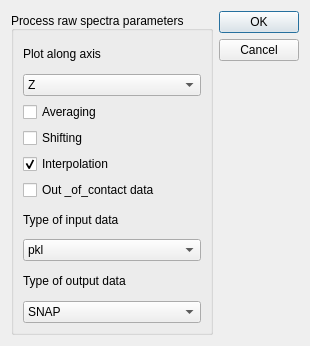
<?xml version="1.0" encoding="UTF-8"?>
<ui version="4.0">
 <class>Dialog</class>
 <widget class="QDialog" name="Dialog">
  <property name="geometry">
   <rect>
    <x>0</x>
    <y>0</y>
    <width>298</width>
    <height>346</height>
   </rect>
  </property>
  <property name="windowTitle">
   <string>Dialog</string>
  </property>
  <layout class="QGridLayout" name="gridLayout">
   <item row="1" column="1">
    <widget class="QGroupBox" name="groupBox_processArbData">
     <property name="sizePolicy">
      <sizepolicy hsizetype="Minimum" vsizetype="Minimum">
       <horstretch>0</horstretch>
       <verstretch>0</verstretch>
      </sizepolicy>
     </property>
     <property name="title">
      <string>Process raw spectra parameters</string>
     </property>
     <property name="alignment">
      <set>Qt::AlignBottom|Qt::AlignLeading|Qt::AlignLeft</set>
     </property>
     <layout class="QGridLayout" name="gridLayout_2">
      <item row="0" column="0">
       <widget class="QLabel" name="label_9">
        <property name="text">
         <string>Plot along axis</string>
        </property>
       </widget>
      </item>
      <item row="1" column="0">
       <widget class="QComboBox" name="comboBox_axis_to_plot_along">
        <property name="toolTip">
         <string>Choose channel to plot</string>
        </property>
        <property name="currentText">
         <string>Z</string>
        </property>
        <property name="currentIndex">
         <number>2</number>
        </property>
        <property name="sizeAdjustPolicy">
         <enum>QComboBox::AdjustToContents</enum>
        </property>
        <item>
         <property name="text">
          <string>X</string>
         </property>
        </item>
        <item>
         <property name="text">
          <string>Y</string>
         </property>
        </item>
        <item>
         <property name="text">
          <string>Z</string>
         </property>
        </item>
        <item>
         <property name="text">
          <string>W</string>
         </property>
        </item>
        <item>
         <property name="text">
          <string>p</string>
         </property>
        </item>
       </widget>
      </item>
      <item row="5" column="0">
       <widget class="QCheckBox" name="checkBox_isAveraging">
        <property name="toolTip">
         <string>Straightforward averaging of all spectra at the point</string>
        </property>
        <property name="text">
         <string>Averaging</string>
        </property>
       </widget>
      </item>
      <item row="7" column="0">
       <widget class="QCheckBox" name="checkBox_isInterpolation">
        <property name="text">
         <string>Interpolation</string>
        </property>
        <property name="checked">
         <bool>true</bool>
        </property>
       </widget>
      </item>
      <item row="8" column="0">
       <widget class="QCheckBox" name="checkBox_is_remove_background_out_of_contact">
        <property name="text">
         <string>Out _of_contact data</string>
        </property>
       </widget>
      </item>
      <item row="10" column="0">
       <widget class="QLabel" name="label_folder_to_process_files_3">
        <property name="text">
         <string>Type of input data</string>
        </property>
        <property name="alignment">
         <set>Qt::AlignLeading|Qt::AlignLeft|Qt::AlignVCenter</set>
        </property>
       </widget>
      </item>
      <item row="6" column="0">
       <widget class="QCheckBox" name="checkBox_isShifting">
        <property name="toolTip">
         <string>Calculate the averaged position of the spectrum (mainly for Apex)</string>
        </property>
        <property name="text">
         <string>Shifting</string>
        </property>
       </widget>
      </item>
      <item row="13" column="0">
       <widget class="QComboBox" name="comboBox_type_of_output_data">
        <item>
         <property name="text">
          <string>SNAP</string>
         </property>
        </item>
        <item>
         <property name="text">
          <string>pkl3d</string>
         </property>
        </item>
       </widget>
      </item>
      <item row="11" column="0">
       <widget class="QComboBox" name="comboBox_type_of_input_data">
        <item>
         <property name="text">
          <string>pkl</string>
         </property>
        </item>
        <item>
         <property name="text">
          <string>txt</string>
         </property>
        </item>
       </widget>
      </item>
      <item row="12" column="0">
       <widget class="QLabel" name="label">
        <property name="text">
         <string>Type of output data</string>
        </property>
       </widget>
      </item>
     </layout>
    </widget>
   </item>
   <item row="1" column="2">
    <widget class="QDialogButtonBox" name="buttonBox">
     <property name="orientation">
      <enum>Qt::Vertical</enum>
     </property>
     <property name="standardButtons">
      <set>QDialogButtonBox::Cancel|QDialogButtonBox::Ok</set>
     </property>
    </widget>
   </item>
  </layout>
 </widget>
 <resources/>
 <connections>
  <connection>
   <sender>buttonBox</sender>
   <signal>accepted()</signal>
   <receiver>Dialog</receiver>
   <slot>accept()</slot>
   <hints>
    <hint type="sourcelabel">
     <x>248</x>
     <y>254</y>
    </hint>
    <hint type="destinationlabel">
     <x>157</x>
     <y>274</y>
    </hint>
   </hints>
  </connection>
  <connection>
   <sender>buttonBox</sender>
   <signal>rejected()</signal>
   <receiver>Dialog</receiver>
   <slot>reject()</slot>
   <hints>
    <hint type="sourcelabel">
     <x>316</x>
     <y>260</y>
    </hint>
    <hint type="destinationlabel">
     <x>286</x>
     <y>274</y>
    </hint>
   </hints>
  </connection>
 </connections>
</ui>
